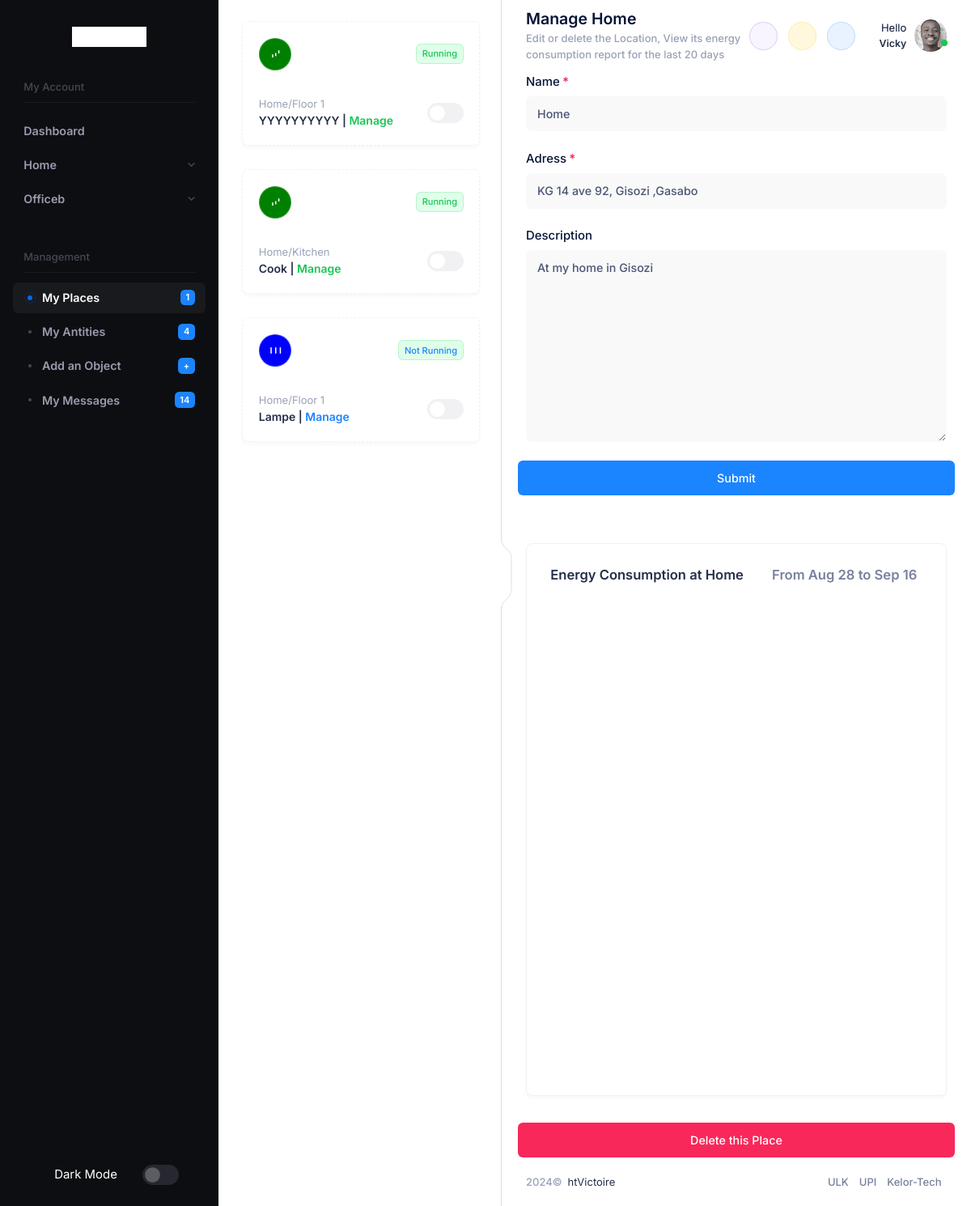
Page /manage/place/1 (signed in) on the earlier database version.
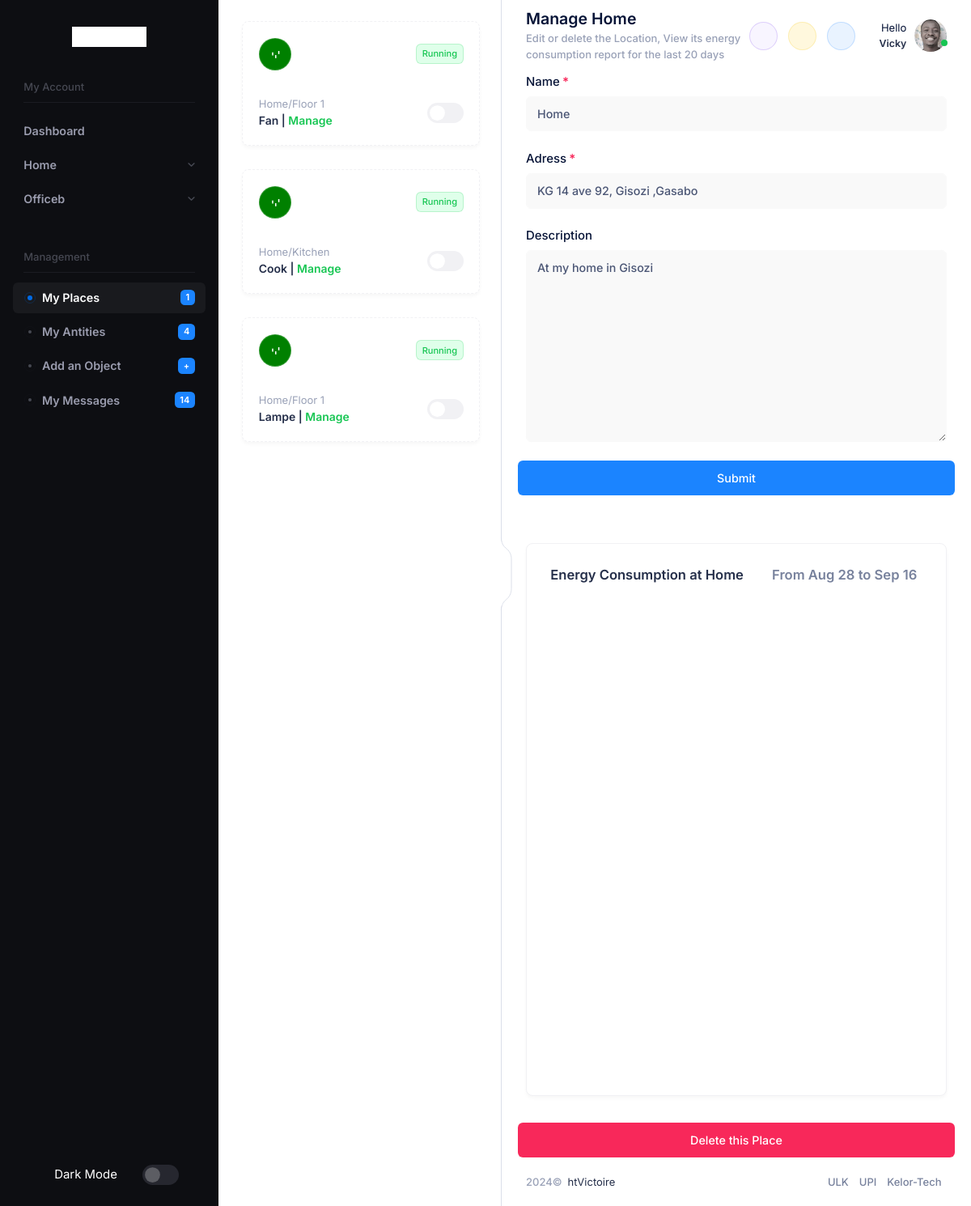
Same page on the later database version.
### gpio/models.py (models this page shows, shortened)
class Pins(models.Model):
    nom = models.CharField(max_length=255, null=True, blank=False)
    board = models.ForeignKey(Board, on_delete=models.CASCADE)
    GPIO_CHOICES = {
        5  :"5",
        12 :"12",
        14 :"14",
        18 :"18",
        19 :"19",
    }
    gpio = models.IntegerField(choices=GPIO_CHOICES, null=True, blank=False)
    state = models.IntegerField()
    power = models.FloatField()
    consom_max = models.FloatField(default=100000000000.0)
    last_on = models.DateTimeField(null=True, blank=True)
    last_off = models.DateTimeField(null=True, blank=True)
    control_mode = models.BooleanField(default=False)
    today_limit_reached = models.BooleanField(default=False)
    class Meta:
        unique_together = ('board', 'gpio')

class Board(models.Model):
    nom = models.CharField(max_length=255, unique=True, null=True, blank=False)
    place = models.ForeignKey(Places, null=False, blank=False, on_delete=models.CASCADE)
    code = models.CharField(max_length=10)
    description = models.TextField(null=True, blank=True)

class Places(models.Model):
    nom = models.CharField(max_length=255, unique=True, blank=False)
    address = models.CharField(max_length=255, null=False, blank=False)
    description = models.CharField(max_length=255, null=True, blank=True)
    def __str__(self):
        return self.nom

### gpio/views.py (the view, shortened to what this page needs)
# urls.py: path('manage/place/<int:place_id>', ManagePlaceView.as_view(), name='manage_place'),
class ManagePlaceView(BaseView):
    template_name = 'gpio/place.html'
    form_class = PlaceForm
    def get(self, request, place_id):
        place = get_object_or_404(Places, id=place_id)
        pins = Pins.objects.filter(board__place = place)
        if not (self.user.place_manager) or not check_place_manager(user=self.user, place=place):
            return redirect('login')
        form = self.form_class(instance=place)
        if pins:
            dates_data, energy_data, past_date, today = get_last_twenty_days_enregy_consumption(pins)
        else :
            dates_data, energy_data, past_date, today = None, None, None, None
        print(f'{dates_data}\n\n{energy_data}\n\n{past_date , today}')
        self.get_nav_and_fav_pins_notifs()
        self.context.update({
            "place_is_active" : True,
            "management": True,
            'form': form,
            'title': f"Manage {place.nom}",
            'description': "Edit or delete the Location, View its energy consumption report for the last 20 days ",
            'dates_data': dates_data,
            'energy_data': energy_data,
            'past_date': past_date,
            'today': today,
            'have_pins': pins,
        })
        return render(request, self.template_name, self.context)

### gpio/forms.py
class PlaceForm(forms.ModelForm):
    class Meta:
        model = Places
        fields = ['nom', 'address', 'description']
        widgets = {
            'nom': forms.TextInput(attrs={'class': 'form-control form-control-solid'}),
            'address': forms.TextInput(attrs={'class': 'form-control form-control-solid'}),
            'description': forms.Textarea(attrs={'class': 'form-control form-control-solid'}),
        }

### accounts/views.py (called while the page is built)
def get_fav_bar(user):
    fav_pins = [f.pin for f in Favorites.objects.filter(user=user).order_by('-update_time')[0:5]]
    for pin in fav_pins:
        checker, checkerr = check_antity_manager(user=user, antity=pin.board) , check_place_manager(user=user, place=pin.board.place)
        if checker == True or checkerr == True:
            pin.manager = True
    return fav_pins

### gpio/chekers.py (called while the page is built)
def check_antity_manager(user, antity):
    if antity == None:
        if user.antity_manager :
            return True
    else:
        if antity in Board.objects.filter(place__in = user.places.all()) or antity in user.boards.all():
            return True
        else :
            return False

### gpio/templates/gpio/place.html (shortened to what this page needs)
{% extends 'accounts/base.html' %}  {% load static %}
        {% block main %}
    <div class="app-main flex-column flex-row-fluid" id="kt_app_main">
        <div class="d-flex flex-column flex-column-fluid">
        <div id="kt_app_content" class="app-content flex-column-fluid">
            <form method="post" class="app-container container-fluid" >
                <div data-select2-id="select2-data-341-gjf8">
                        <div class="row mb-5">
                            <div class="col-md-12 fv-row fv-plugins-icon-container">
                                <label class="required fs-5 fw-semibold mb-2">Name</label>
                                {{form.nom}}
                            <div class="fv-plugins-message-container fv-plugins-message-container--enabled invalid-feedback"></div></div>
                        </div>
                        <div class="row mb-5">
                            <div class="col-md-12 fv-row fv-plugins-icon-container">
                                <label class="required fs-5 fw-semibold mb-2">Adress</label>
                                {{form.address}}
                            <div class="fv-plugins-message-container fv-plugins-message-container--enabled invalid-feedback"></div></div>
                        </div>
                        <div class="row mb-5">
                            <div class="col-md-12 fv-row fv-plugins-icon-container">
                                <label class="fs-5 fw-semibold mb-2">Description</label>
                                {{form.description}}
                            <div class="fv-plugins-message-container fv-plugins-message-container--enabled invalid-feedback"></div></div>
                        </div>
                    <div class= "row">
                        <button type="submit" class="btn btn-primary">
                            <span class="indicator-label">
                                Submit
                            </span>
                        </button>
                    </div>
                    <br/>
                    <br/>
                </div>
            </form>
            <br/>
        {% if management %}
        <div id="kt_app_content_container" class="app-container container-fluid">
          <div class="card card-flush mb-5 mb-lg-10">
            <div class="card-header py-5">
              <h3 class="card-title fw-bold text-gray-800"> {% if have_pins %}Energy Consumption at {{form.instance.nom}} {% else %} Add objects to this place's antity(ies) to see energy consumption report{% endif %} </h3>
              <div class="card-toolbar">
                {% if have_pins %}
                 <h3 class="card-title fw-bold text-gray-600"> From {{past_date}} to {{today}} </h3>
                {% endif %}
              </div>
            </div>
            <div
              class="card-body d-flex justify-content-between flex-column pb-0 px-0 pt-1"
            >
            {% if have_pins %}
              <div
                id="kt_charts_widget_20000"
                class="min-h-auto ps-4 pe-6"
                data-kt-chart-info="Consumption"
                style="height: 600px"
              ></div>
              {% endif %}
            </div>
          </div>
            <div class= "row">
                <button type="button" class="btn btn-danger" data-mdb-toggle="modal" data-mdb-target="#exampleModal">
                    <span class="indicator-label">
                        Delete this Place
                    </span>
                </button>
            </div>
        </div>
        {% endif %}
      </div>
    </div>
    {% include "accounts/footer.html" %}
  </div>
{% endblock %}

### accounts/templates/accounts/favbar.html (shortened to what this page needs)
<div
  id="kt_app_sidebar_panel"
  class="app-sidebar-panel"
  data-kt-drawer="true"
  data-kt-drawer-name="app-sidebar-panel"
  data-kt-drawer-activate="{default: true, lg: false}"
  data-kt-drawer-overlay="true"
  data-kt-drawer-width="280px"
  data-kt-drawer-direction="start"
  data-kt-drawer-toggle="#kt_app_sidebar_panel_toggle"
>
  <div
    class="d-flex flex-column flex-grow-1 gap-7 my-4 my-8 px-5 hover-scroll-y me-3"
    data-kt-scroll="true"
    data-kt-scroll-height="auto"
    data-kt-scroll-offset="5px"
  >
  {% for pin in fav_pins %}
    <div class="d-flex align-items-center position-relative">
      <div
        class="card border border-dashed d-flex flex-column p-6 gap-10 flex-grow-1 mb-2 ms-4"
      >
    {% if pin.state == 1 %}
    <div class="d-flex flex-stack">
      <div
        class="d-flex flex-center h-40px w-40px flex-shrink-0 rounded-circle border border-light-clarity"
        style=" background: green"
        >
      </div>
      <span
        class="rounded text-success fw-semibold fs-8 bg-light-success py-1 px-2 border border-success-clarity"
      >
        Running
      </span>
    </div>
    {% else %}
    <div class="d-flex flex-stack">
      <div
        class="d-flex flex-center h-40px w-40px flex-shrink-0 rounded-circle border border-light-clarity"
        style=" background: blue"
        >
      </div>
      <span
        class="rounded text-primary fw-semibold fs-8 bg-light-success py-1 px-2 border border-success-clarity"
        >
        Not Running
      </span>
    </div>
    {% endif %}
    <div class="d-flex flex-stack">
        <div class="d-flex flex-column">
          <span class="fs-base text-gray-500">{{pin.board.place}}/{{pin.board.nom}} </span>
          <span class="fs-6 fw-bold text-gray-800">
            <span> {{pin.nom}} | {% if pin.manager %}<a class = " {% if pin.state == 1 %} text-success {% else %} text-primary {% endif %}" href= "{% url "manage_pin" pin.id %}"> Manage </a>{% endif %}</span>
          </span>
        </div>
        <div class="form-check form-switch form-check-custom form-check-solid">
          <input class="form-check-input h-25px w-45px" type="checkbox" value="1" >
        </div>
    </div>
      </div>
    </div>
    {% endfor %}
  </div>
  <button
    class="app-sidebar-panel-toggle btn btn-icon text-gray-300 position-absolute translate-y-middle z-index-1 start-100 end-0 bottom-50 d-none d-lg-flex mb-4"
    data-kt-toggle="true"
    data-kt-toggle-state="active"
    data-kt-toggle-target="body"
    data-kt-toggle-name="app-sidebar-panel-collapse"
  >
  </button>
</div>

Differences in the rows shown:
changed Pins: nom "YYYYYYYYYY" → "Fan"
changed Pins "Lampe": state "Not Running" → "Running"
